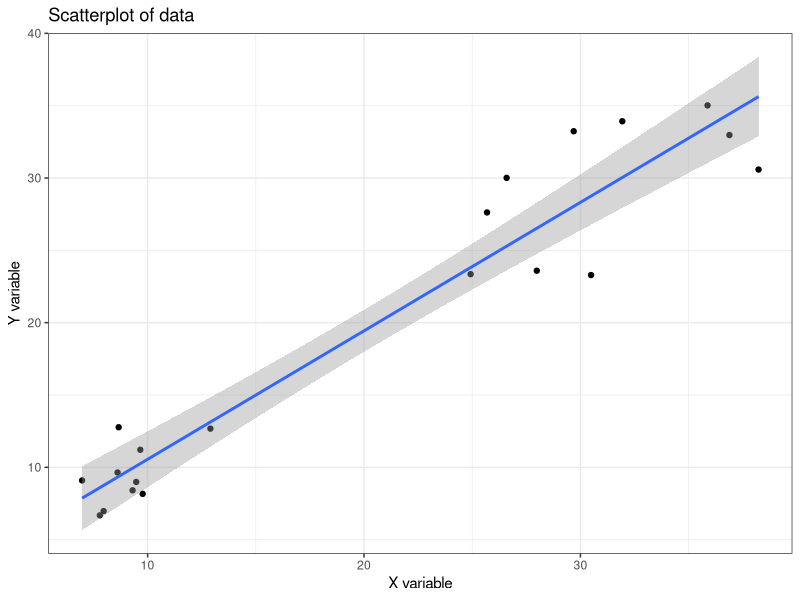
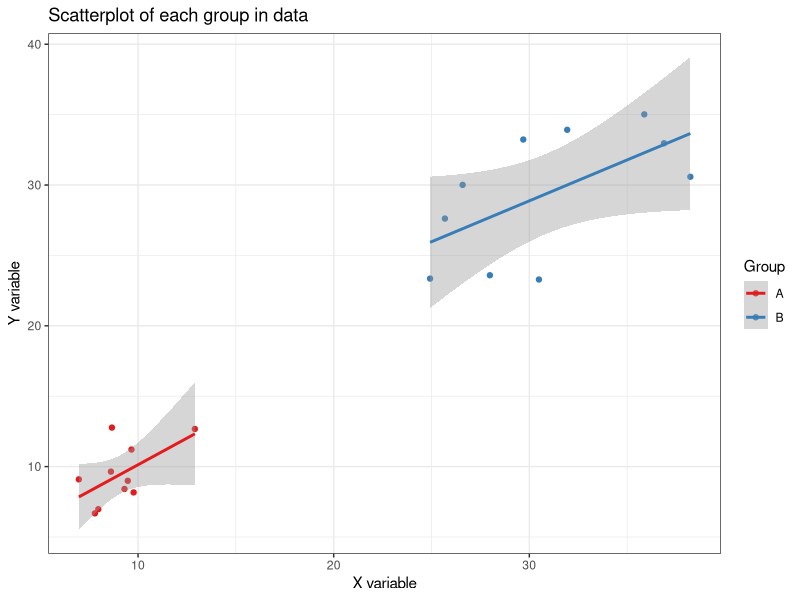
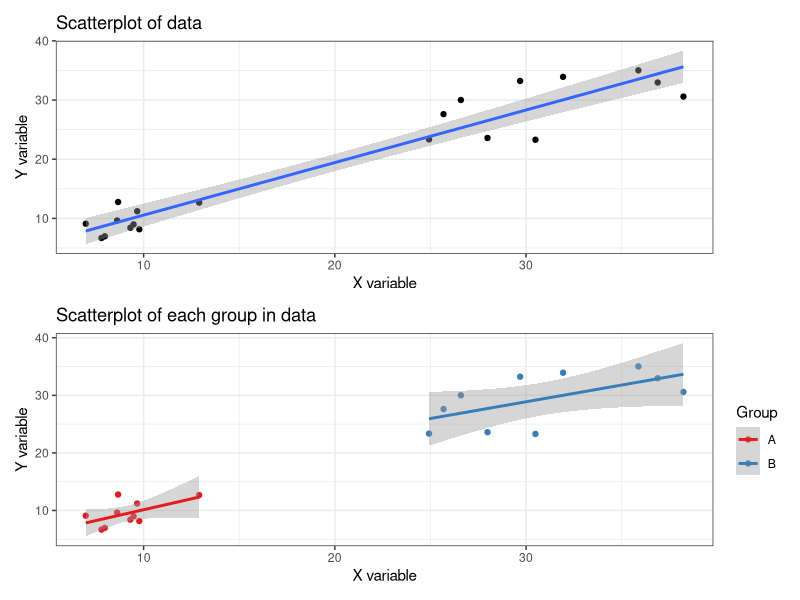

Reproduce these figures in R, in order.
# This script creates scatterplot, with and without grouping, using ggplot2.
library(tidyverse)
library(readxl)
library(patchwork) # for combining plots

# Simulated data below. If you wish to import your own data, comment
# out the code below or remove it.
# To import your own data, use read_csv() or read_excel() depending
# on whether your data is in a .csv or .xlsx file.
#
# ==============================================
# Generate simulated data
set.seed(1955)
df <- data.frame(
    x = c(rnorm(10, mean = 10, sd = 2), rnorm(10, mean = 30, sd = 4)),
    y = c(rnorm(10, mean = 10, sd = 2), rnorm(10, mean = 30, sd = 4)),
    Group = c(rep("A", 10), rep("B", 10))
)
# ==============================================

# make the linear trends in above data more evident


# Plot the data
library(ggplot2)
p1 <- ggplot(df, aes(x, y)) +
    geom_point() +
    geom_smooth(method = "lm") +
    labs(x = "X variable", y = "Y variable") +
    ggtitle("Scatterplot of data") +
    theme_bw()

p2 <- ggplot(df, aes(x, y, colour = Group)) +
    geom_point() +
    geom_smooth(method = "lm") +
    labs(x = "X variable", y = "Y variable") +
    ggtitle("Scatterplot of each group in data") +
    # add colour theme
    scale_color_brewer(palette = "Set1") +
    theme_bw()

p1
p2
p1 / p2
